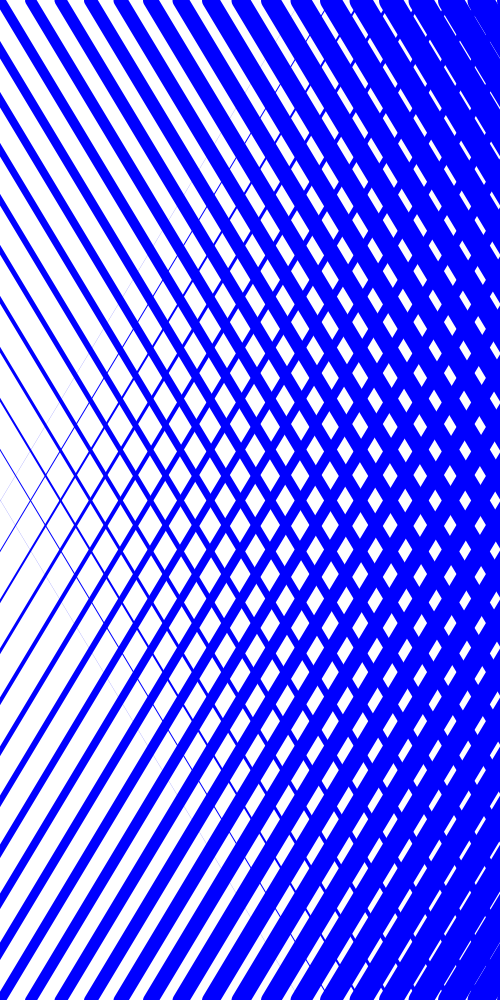
Frame 1 (no input)
Frame 60 (the mouse pressed at the canvas centre just before this capture): identical to frame 1, image omitted
Frame 120 (the mouse held since frame 60 and released just before this capture): identical to frame 1, image omitted

The Processing sketch that drew this single still picture (run headless with seeded random() and noise(); from frame 60 on, the mouse is pressed at the canvas centre):

// Processing sketch: processing_32537
// ── processing_32537.pde

//import processing.pdf.*;

int circleX = 250;
int circleY = 0;
int circlesize = 100;



void setup(){
  size (500,1000);
  //beginRecord(PDF, "pattern7.pdf");
  background(255);
  smooth();
  stroke(0,0,255);
  strokeWeight(3);
fill(0,0,255, 10);


}
void draw(){
  
  
  
  int strokescale = 5;
  int x = 30;
  int y = 0;
  
  while (y<250){
    strokeWeight(y);
    line ((y+10) * x,1000,y*x, 500);
    y = y + 1;   
  }   
  
  int xx = 30;
  int yy = 0;
  
  while (yy<250){
    strokeWeight(yy);
    line ((yy+10) * xx,0,yy*xx, 500);
    yy = yy + 1;   
  }   
    int xxx = 30;
  int yyy = 0;
  
  while (yyy<250){
    strokeWeight(yyy);
    line ((yyy-10) * xxx,0,yyy*xxx, 500);
    yyy = yyy + 1;  
  }
  
  int xy = 30;
  int yx = 0;
    while (yx<500){
    strokeWeight(yx);
    line ((yx-10) * xy,1000,yx*xy, 500);
    yx = yx + 1;  
    }
    
    
  noStroke();
  fill(0,0,255, 20);
  
 /* while(circleY<500){
ellipse(circleX, circleY , 500,250);
circleY = circleY + 24;
  if (circleX>500){
    circleX = 0;
    circleY = circleY + 250;
}
 }
 /* endRecord();
  exit();
*/}
